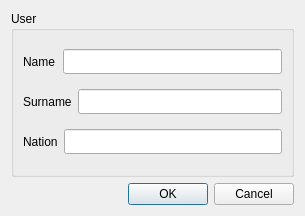
<?xml version="1.0" encoding="UTF-8"?>
<ui version="4.0">
 <class>CreateUser</class>
 <widget class="QDialog" name="CreateUser">
  <property name="geometry">
   <rect>
    <x>0</x>
    <y>0</y>
    <width>305</width>
    <height>216</height>
   </rect>
  </property>
  <property name="windowTitle">
   <string>Dialog</string>
  </property>
  <layout class="QVBoxLayout" name="verticalLayout_2">
   <item>
    <widget class="QGroupBox" name="groupBox">
     <property name="title">
      <string>User</string>
     </property>
     <layout class="QVBoxLayout" name="verticalLayout">
      <item>
       <layout class="QHBoxLayout" name="horizontalLayout">
        <item>
         <widget class="QLabel" name="label">
          <property name="baseSize">
           <size>
            <width>370</width>
            <height>0</height>
           </size>
          </property>
          <property name="text">
           <string>Name</string>
          </property>
         </widget>
        </item>
        <item>
         <widget class="QLineEdit" name="nameLe">
          <property name="sizePolicy">
           <sizepolicy hsizetype="Preferred" vsizetype="Fixed">
            <horstretch>0</horstretch>
            <verstretch>1</verstretch>
           </sizepolicy>
          </property>
          <property name="minimumSize">
           <size>
            <width>219</width>
            <height>25</height>
           </size>
          </property>
          <property name="baseSize">
           <size>
            <width>170</width>
            <height>0</height>
           </size>
          </property>
         </widget>
        </item>
       </layout>
      </item>
      <item>
       <layout class="QHBoxLayout" name="horizontalLayout_2">
        <item>
         <widget class="QLabel" name="label_2">
          <property name="text">
           <string>Surname</string>
          </property>
         </widget>
        </item>
        <item>
         <widget class="QLineEdit" name="surnameLe">
          <property name="minimumSize">
           <size>
            <width>200</width>
            <height>25</height>
           </size>
          </property>
         </widget>
        </item>
       </layout>
      </item>
      <item>
       <layout class="QHBoxLayout" name="horizontalLayout_3">
        <item>
         <widget class="QLabel" name="label_3">
          <property name="text">
           <string>Nation</string>
          </property>
         </widget>
        </item>
        <item>
         <widget class="QLineEdit" name="nationLe">
          <property name="minimumSize">
           <size>
            <width>215</width>
            <height>25</height>
           </size>
          </property>
         </widget>
        </item>
       </layout>
      </item>
     </layout>
    </widget>
   </item>
   <item>
    <widget class="QDialogButtonBox" name="buttonBox">
     <property name="orientation">
      <enum>Qt::Horizontal</enum>
     </property>
     <property name="standardButtons">
      <set>QDialogButtonBox::Cancel|QDialogButtonBox::Ok</set>
     </property>
    </widget>
   </item>
  </layout>
  <zorder>nameLe</zorder>
  <zorder>label</zorder>
  <zorder>surnameLe</zorder>
  <zorder>groupBox</zorder>
  <zorder>buttonBox</zorder>
 </widget>
 <resources/>
 <connections>
  <connection>
   <sender>buttonBox</sender>
   <signal>accepted()</signal>
   <receiver>CreateUser</receiver>
   <slot>accept()</slot>
   <hints>
    <hint type="sourcelabel">
     <x>248</x>
     <y>254</y>
    </hint>
    <hint type="destinationlabel">
     <x>157</x>
     <y>274</y>
    </hint>
   </hints>
  </connection>
  <connection>
   <sender>buttonBox</sender>
   <signal>rejected()</signal>
   <receiver>CreateUser</receiver>
   <slot>reject()</slot>
   <hints>
    <hint type="sourcelabel">
     <x>316</x>
     <y>260</y>
    </hint>
    <hint type="destinationlabel">
     <x>286</x>
     <y>274</y>
    </hint>
   </hints>
  </connection>
 </connections>
</ui>
